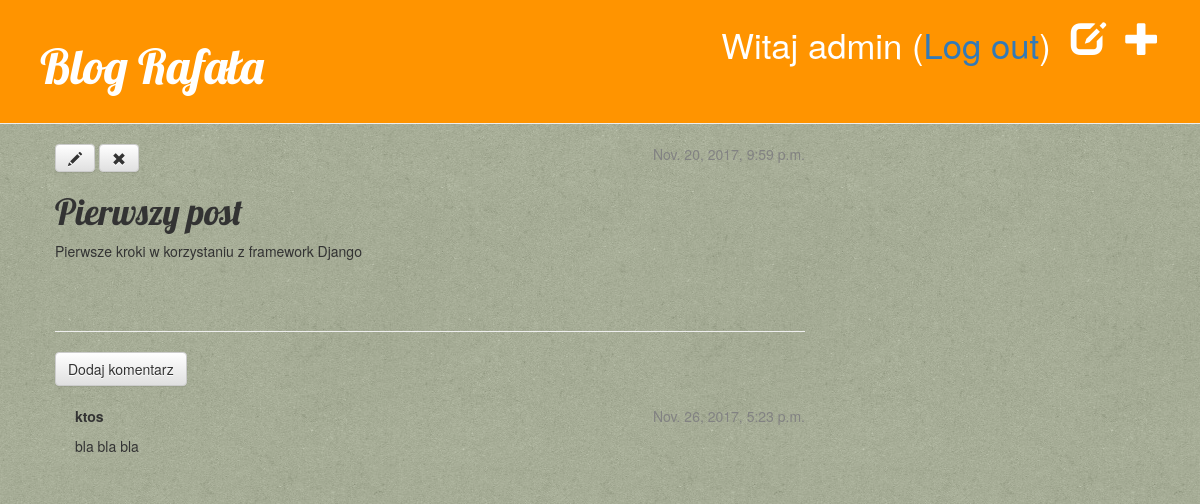
The app's page /post/1/ (signed in) with its own data.
### blog/models.py (models this page shows, shortened)
class Post(models.Model):
    author = models.ForeignKey('auth.User')
    title = models.CharField(max_length=200)
    text = models.TextField()
    created_date = models.DateTimeField(
            default=timezone.now)
    published_date = models.DateTimeField(
            blank=True, null=True)

class Comment(models.Model):
    post = models.ForeignKey('blog.Post', related_name='comments')
    author=models.CharField(max_length=200)
    text=models.TextField()
    created_date=models.DateTimeField(default=timezone.now)
    approved_comment=models.BooleanField(default=False)

### blog/views.py (the view)
# urls.py: url(r'^post/(?P<pk>[0-9]+)/$', views.post_detail, name='post_detail'),
def post_detail(request, pk):
    post = get_object_or_404(Post, pk=pk)
    return render(request, 'blog/post_detail.html', {'post': post})

### blog/templates/blog/post_detail.html (shortened to what this page needs)
{% extends 'blog/base.html' %}
{% block content %}
    <div class="post">
        {% if post.published_date %}
            <div class="date">
                {{ post.published_date }}
            </div>
        {% else %}
            <a class="btn btn-default" href="{% url 'post_publish' pk=post.pk %}">Publish</a>
        {% endif %}
        <a class="btn btn-default" href="{% url 'post_edit' pk=post.pk %}"><span class="glyphicon glyphicon-pencil"></span></a>
        <a class="btn btn-default" href="{% url 'post_remove' pk=post.pk %}"><span class="glyphicon glyphicon-remove"></span></a>
        <h1>{{ post.title }}</h1>
        <p>{{ post.text|linebreaksbr}}</p>
    </div>
    <hr>
    <a class="btn btn-default" href="{% url 'add_comment_to_post' pk=post.pk %}">Dodaj komentarz</a>
    {% for comment in post.comments.all %}
        {% if user.is_authenticated or comment.approved_comment %}
        <div class="comment">
            <div class="date">
                {{ comment.created_date}}
            </div>
            <strong>{{ comment.author }}</strong>
            <p>{{ comment.text|linebreaks}}</p>
        </div>
        {% endif %}
    {% empty %}
        <p>Brak komentarzy ...</p>
    {% endfor %}
{% endblock %}

### blog/templates/blog/base.html (shortened to what this page needs)
{% load staticfiles %}
<html>
    <head>
		<link rel="stylesheet" href="//maxcdn.bootstrapcdn.com/bootstrap/3.2.0/css/bootstrap.min.css">
		<link rel="stylesheet" href="//maxcdn.bootstrapcdn.com/bootstrap/3.2.0/css/bootstrap-theme.min.css">
        <link rel="stylesheet" href="{% static 'css/blog.css' %}">
    </head>
    <body>
        <div class="page-header">
            {% if user.is_authenticated %}
                <a href="{% url 'post_new' %}" class="top-menu"><span class="glyphicon glyphicon-plus"></span></a>
                <a href="{% url 'post_draft_list' %}" class="top-menu"><span class="glyphicon glyphicon-edit"></span></a>
                <p class="top-menu">Witaj {{user.username}} <smal>(<a href="{% url 'logout' %}">Log out</a>)</small></p>
            {% else %}
                <a href="{% url 'login' %}" class="top-menu"><span class="glyphicon glyphicon-lock"></span></a>
            {% endif %}
            <h1><a href="/">Blog Rafała</a></h1>
        </div>
		<div class="content container">
			<div class="row">
				<div class="col-md-8">
					{% block content %}
                    {% endblock %}
				</div>
			</div>
		</div>
    </body>
</html>

### static/css/blog.css (style rules this page uses)
body { background: url("/static/img/green_cup.png"); margin: 0; }
.page-header { background-color: #ff9400; margin-top: 0; padding: 20px 20px 20px 40px; }
.page-header h1, .page-header h1 a, .page-header h1 a:visited, .page-header h1 a:active { color: #ffffff; font-size: 36pt; text-decoration: none; }
.content { margin-left: 40px; }
h1, h2, h3, h4 { font-family: 'Lobster', cursive; }
.date { float: right; color: #828282; }
.top-menu, .top-menu:hover, .top-menu:visited { color: #ffffff; float: right; font-size: 26pt; margin-right: 20px; }
.post { margin-bottom: 70px; }
.comment { margin: 20px 0px 20px 20px; }

### records on screen
Post: published_date "Nov. 20, 2017, 9:59 p.m.", title "Pierwszy post", text "Pierwsze kroki w korzystaniu z framework Django"
Comment: created_date "Nov. 26, 2017, 5:23 p.m.", author "ktos", text "bla bla bla"

### other values on screen
{{ user.username }} "admin"
